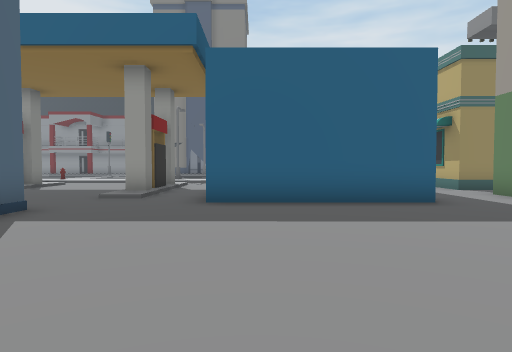
[1] (above)

24 first-person views from a walk through a Unity game level. The camera is 1.5 m above the floor, tilts 2° down and sees 75° across. The floor is counted in squares, 2 m on a side. Each view is taken from the middle of a square. On the plan, view 1 faces up. The plan holds only what a view shows up to about 11 squares ahead; the rest is blank. The place goes on beyond the plan. The player character is not drawn. Some surface patterns are stand-ins.

[2]
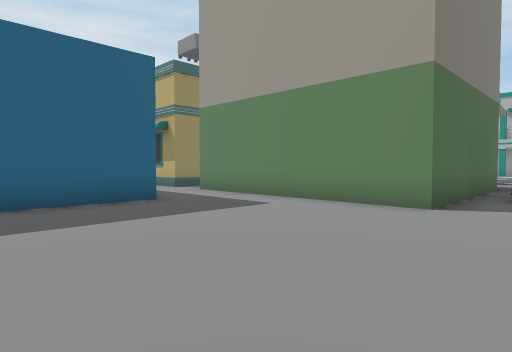

[3]
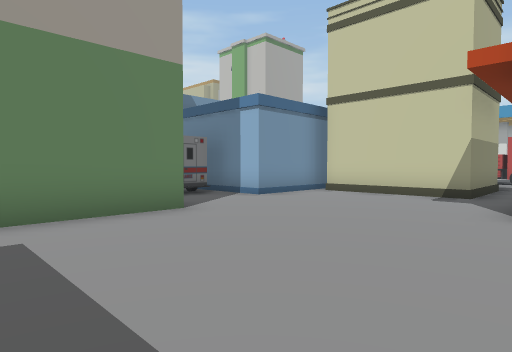

[4]
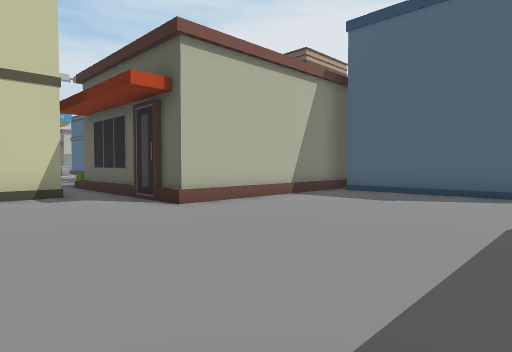

[5]
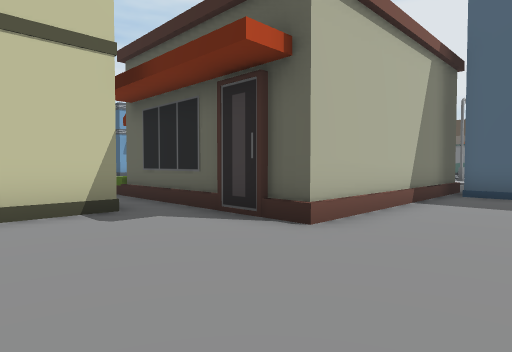

[6]
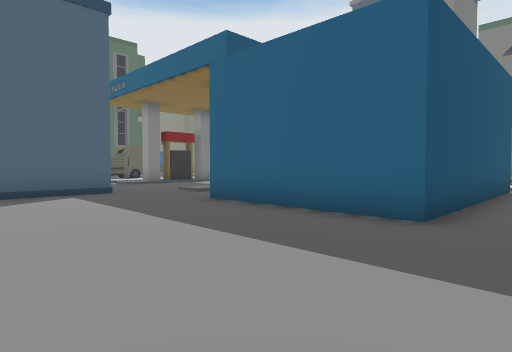

[7]
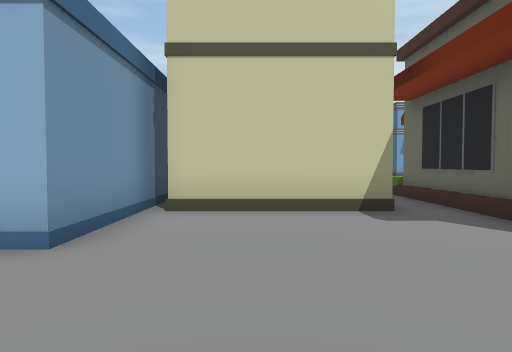

[8]
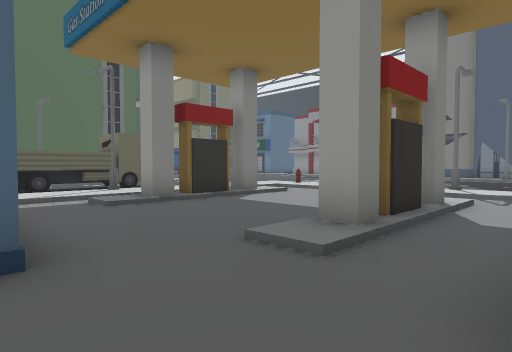

[9]
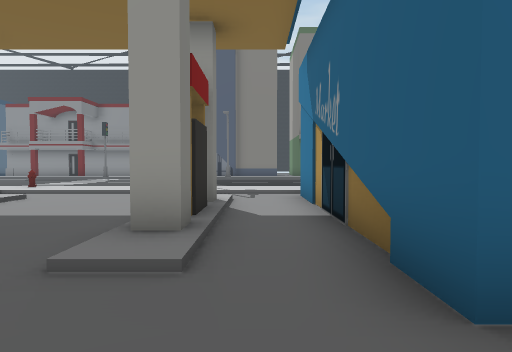

[10]
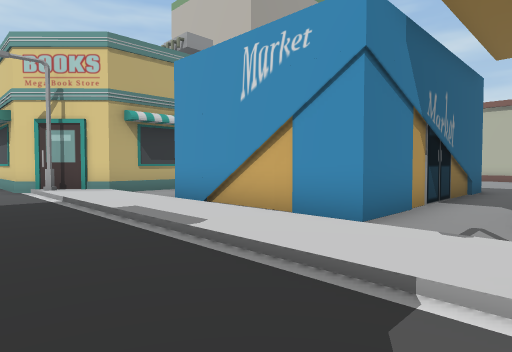

[11]
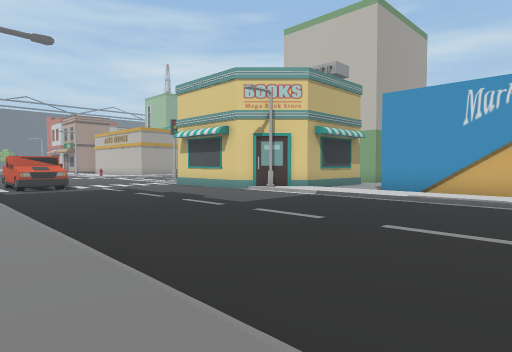

[12]
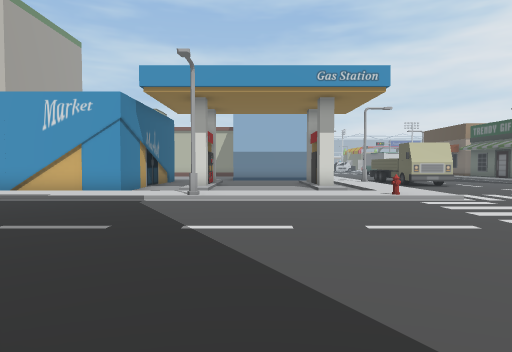

[13]
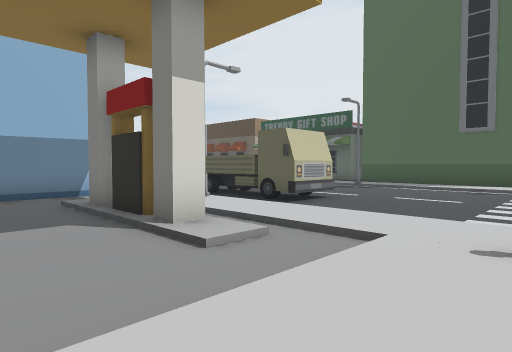

[14]
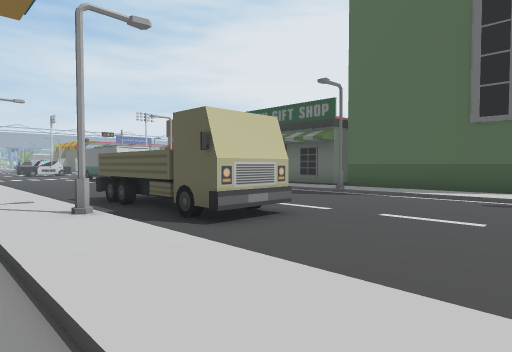

[15]
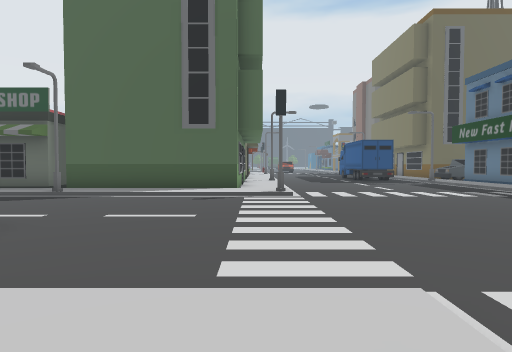

[16]
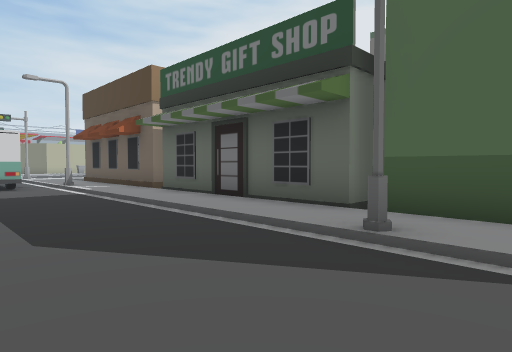

[17]
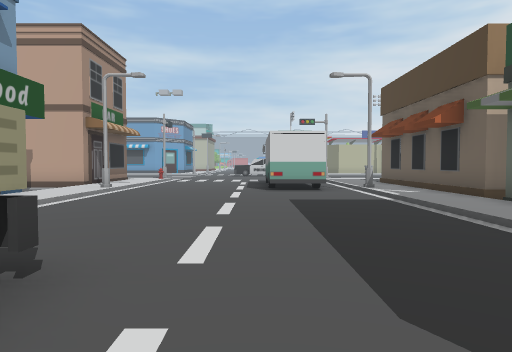

[18]
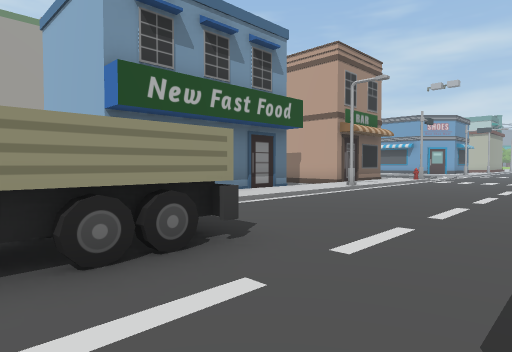

[19]
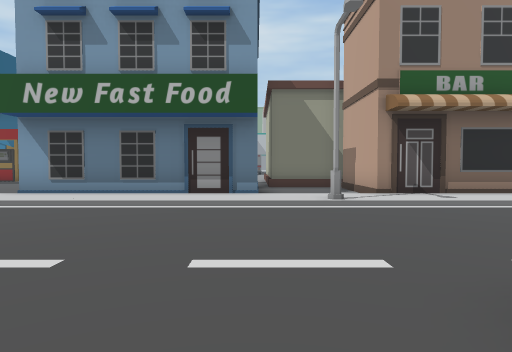

[20]
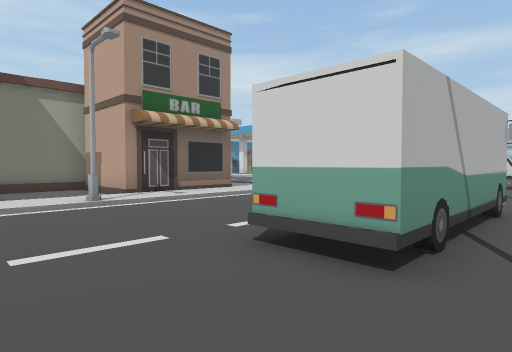

[21]
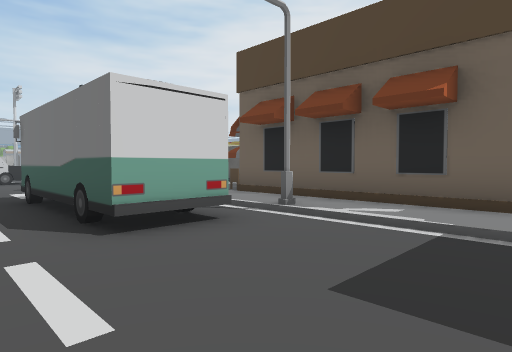

[22]
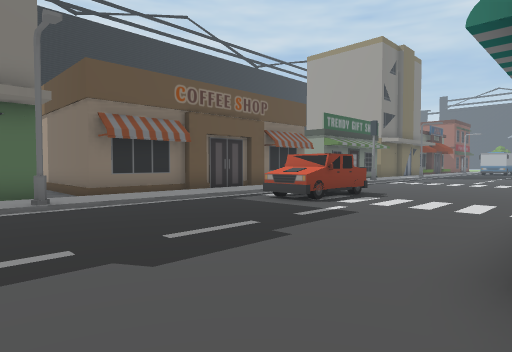

[23]
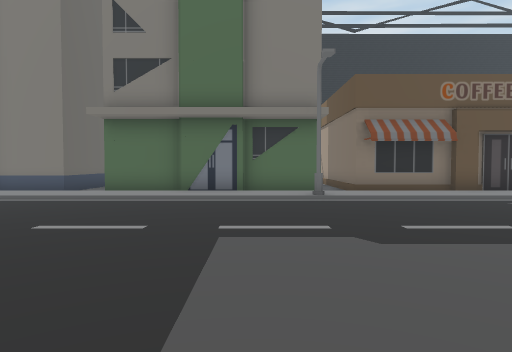

[24]
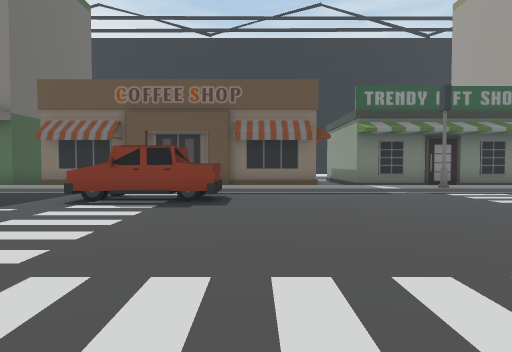

### Floor plan
Key: @ floor where view 1 was taken; # wall or solid block; . main floor; : floor 0.25 m higher than the main floor; / step, stairs or slope; B building; S streetlight; T truck; U bus; O other object.
Columns run from 19 left of view 1 to 23 right of it. Each row starts with its distance up from view 1.
 24                 BBB BBBBBBB########## #####
 23               :  ::::::::::::::::::::::::::
 22 //           ///  ////////S///// //////#//
 21 ...         ..... ............TTTT.......
 20 .....      ...................TTTT......
 19 ......     .............................
 18 .......   .............................
 17 ......................................
 16 ......................................
 15 //#......//O////S/////////S###  /....
 14 ::/....../::::::::::::::::#      ...
 13 B:/....../:.......#####..#        .
 12 B:/....../://...:.#   #..#
 11 B:/....../:/#...#.#   #..#
 10 B:/....TT/:/#...#.#   #..##
  9 B:/....TT/:/#...#.#   #...
  8 B:S....TTS://...:.#   #..B
  7 #:/....TT/:.......#####..B
  6 #:/....TT/:..............B
  5 #:/....../:BBBBB.........B
  4 #:/....../:B   B.........B
  3 #:/....../:B   B.........B
  2 #:/....../:B   B.........BBBBBB
  1 #:/....../:B   #...........
  0 #:/....../:BBB B...@.......OO
 -1 #:/....../:...BBBBBBB.....###
 -2 #:SUU....S:...B     B.....#
 -3 #::UU..../:###B     B.....#
 -4 #: UU..../:#        B.BBBB#
 -5    UU..../:#        B.B   #
 -6    UU.   /:#        B.B

Positions as (right, up) in squares from view 1, and headings:
1: (0, 0), facing up
2: (0, 0), facing up-right
3: (1, 5), facing down-right
4: (5, 5), facing down-left
5: (5, 2), facing down-left
6: (5, 2), facing up-left
7: (5, 2), facing down
8: (-1, 5), facing up-left
9: (-2, 5), facing up
10: (-3, 17), facing down-right
11: (-1, 23), facing down-right
12: (-5, 23), facing down
13: (-5, 15), facing down-left
14: (-8, 14), facing down-left
15: (-8, 14), facing left
16: (-14, 10), facing down-left
17: (-14, 8), facing down
18: (-15, 8), facing down-right
19: (-16, 0), facing right
20: (-17, 1), facing down-right
21: (-13, 2), facing down-left
22: (5, 15), facing up-right
23: (5, 14), facing up
24: (15, 13), facing up
